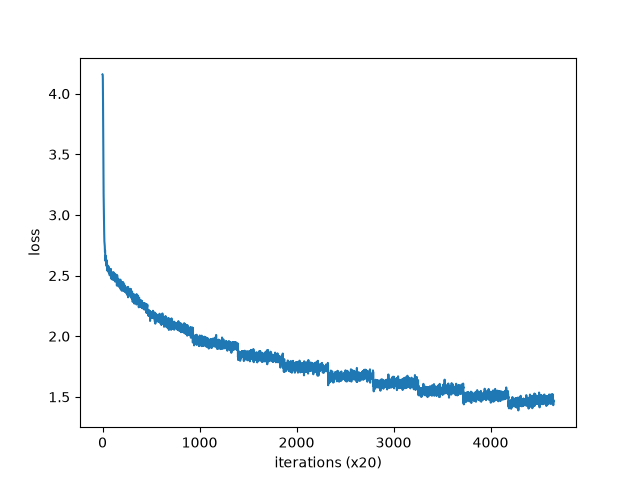

Source code (Python):
from common import config
config.GPU = True
import sys
sys.path.append('..')
import numpy as np
import pickle
from common.trainer import Trainer
from common.optimizer import Adam
from cbow import CBOW
from common.util import create_contexts_target, to_cpu, to_gpu
from dataset import ptb


window_size = 5
hidden_size = 100
batch_size = 100
max_epoch = 10

corpus, word_to_id, id_to_word = ptb.load_data('train')
vocab_size = len(word_to_id)

contexts, target = create_contexts_target(corpus, window_size)
if config.GPU:
    contexts, target = to_gpu(contexts), to_gpu(target)

model = CBOW(vocab_size, hidden_size, window_size, corpus)
optimizer = Adam()
trainer = Trainer(model, optimizer)

trainer.fit(contexts, target, max_epoch, batch_size)
trainer.plot()

word_vecs = model.word_vecs
if config.GPU:
    word_vecs = to_cpu(word_vecs)
params = {}
params['word_vecs'] = word_vecs.astype(np.float16)
params['word_to_id'] = word_to_id
params['id_to_word'] = id_to_word
pkl_file = 'cbow_params.pkl'
with open(pkl_file, 'wb') as f:
    pickle.dump(params, f, -1)
